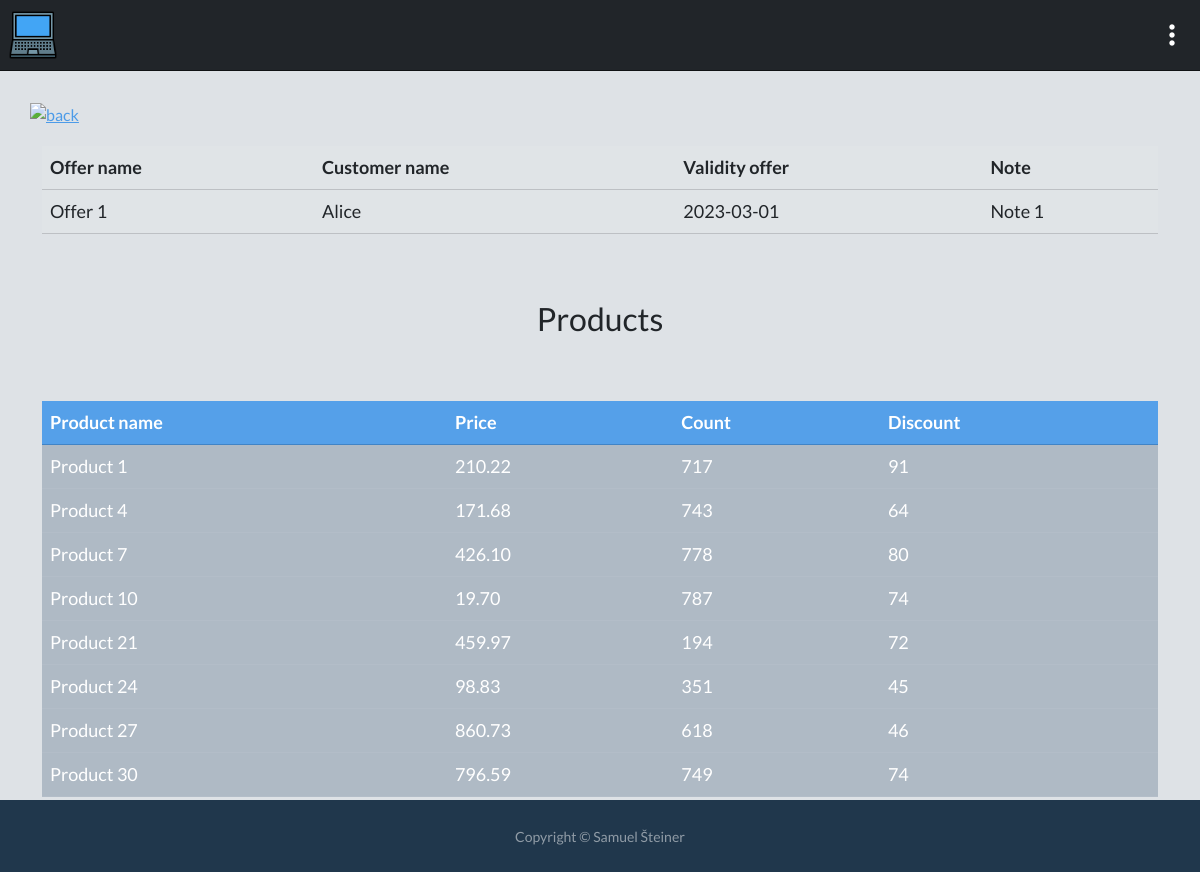
The page /offer/1 (signed in) on the database its author committed.
### tables this page shows
CREATE TABLE offers (
    id INT(11) NOT NULL AUTO_INCREMENT PRIMARY KEY,
    user_id INT(11) UNSIGNED,
    offer_name VARCHAR(255) NOT NULL,
    customer_name VARCHAR(50) NOT NULL,
    validity_offer DATE NOT NULL,
    note TEXT
);

CREATE TABLE products (
    id INT(11) NOT NULL AUTO_INCREMENT PRIMARY KEY,
    user_id INT(11) UNSIGNED,
    offer_id INT(11) UNSIGNED,
    product_name VARCHAR(255) NOT NULL,
    count INT(11) NOT NULL,
    price DECIMAL(10,2) NOT NULL,
    discount INT(11) NOT NULL
);

### app/Controllers/HomeController.php (called while the page is built, shortened)
<?php
class HomeController extends UserController
{
    public $model;
    public function showOfferAction($id)
    {
        try
        {
            $offer = $this->model->getOfferById($id);
            $products = $this->model->getProductsByOfferId($id);
            return require_once '../views/offer.php';
        }
        catch(Exception $e) { echo 'An error occurred: ' . $e->getMessage(); }
    }
}

### app/Kernel.php (called while the page is built, shortened)
<?php
include_once __DIR__.'/Connection/config.php';
$db = Connection::connect($config);
include_once(__DIR__."/../routes/web.php");
if(!empty($route))
{
    $routes = explode('@', $route);
    $action = lcfirst($routes[1]);
}
else
{
    $controller = 'HomeController';
    $model = "HomeModel";
    $action = "indexAction";
}
$load_new = new $controller();
$model = new $model();
$load_new->model = $model;
$model->db = $db;
if($action == 'showOfferAction' || $action == 'editOfferAction' || $action == 'deleteOfferAction' || $action == 'editProductAction' || $action == 'addProductAction' || $action == 'createProductAction') {
    $index = $load_new->$action($_GET['id']);
} else {
    $index = $load_new->$action();
}

### public/index.php (called while the page is built)
<?php
include_once __DIR__.'/../app/Kernel.php';

### app/Models/HomeModel.php (called while the page is built, shortened)
<?php
class HomeModel
{
    public $db;
    public function getOfferById($offer_id)
    {
        try
        {
            $stmt = $this->db->prepare("SELECT * FROM offers WHERE id = :offer_id");
            $stmt->bindValue(':offer_id', $offer_id, PDO::PARAM_INT);
            $stmt->execute();
            return $stmt->fetch(PDO::FETCH_ASSOC);
        }
        catch(Exception $e) { echo 'An error occurred: ' . $e->getMessage(); }
    }
    public function getProductsByOfferId($offer_id)
    {
        try
        {
            $stmt = $this->db->prepare("SELECT * FROM products WHERE offer_id = :offer_id");
            $stmt->bindValue(':offer_id', $offer_id, PDO::PARAM_INT);
            $stmt->execute();
            $products = $stmt->fetchAll(PDO::FETCH_ASSOC);
            foreach ($products as &$product)
            {
                $discounted_price = $product['price'] - ($product['price'] * $product['discount'] / 100);
            }
            return $products;
        }
        catch(Exception $e) { echo 'An error occurred: ' . $e->getMessage(); }
    }
}

### views/offer.php (the view, shortened to what this page needs)
<?php include_once('templates/head.php'); ?>
<body class="body">
    <div id="card" class="vh-100">
        <div id="card-header" class="card-header">
            <?php include_once('templates/header.php'); ?>
        </div>
        <div class="card-body">
            <a class="redirect-back" href="../home">
                <img src="../public/icons/back.png" alt="back">
            </a>
            <div class="container" id="white-container">
                <table class="table" id="table-showOffer">
                    <thead>
                        <tr>
                            <th scope="col">Offer name</th>
                            <th scope="col">Customer name</th>
                            <th scope="col">Validity offer</th>
                            <th scope="col">Note</th>
                        </tr>
                    </thead>
                    <tbody>
                        <tr>
                            <td scope="row"><?php echo $offer['offer_name']; ?></td>
                            <td scope="row"><?php echo $offer['customer_name']; ?></td>
                            <td scope="row"><?php echo $offer['validity_offer']; ?></td>
                            <td scope="row"><?php echo $offer['note']; ?></td>
                        </tr>
                    </tbody>
                </table>
                <div id="products-title">
                    <h2 class="text-center">Products</h2>
                </div>
                <table class="table" id="products-table">
                    <thead id="main-thead" class="thead-dark">
                        <tr>
                            <th scope="col">Product name</th>
                            <th scope="col">Price</th>
                            <th scope="col">Count</th>
                            <th scope="col">Discount</th>
                        </tr>
                    </thead>
                    <tbody class="table-light">
                        <?php foreach ($products as $product): ?>
                            <tr>
                                <td scope="row"><?php echo $product['product_name']; ?></td>
                                <td scope="row"><?php echo $product['price']; ?></td>
                                <td scope="row"><?php echo $product['count']; ?></td>
                                <td scope="row"><?php echo $product['discount']; ?></td>
                            </tr>
                        <?php endforeach; ?>
                    </tbody>
                </table>
            </div>
        </div>
    </div>
    <footer class="flex-shrink-0 py-4 bg-dark text-white-50">
        <?php include_once('templates/footer.php'); ?>
    </footer>
</body>
</html>

### public/styles/css/content.css (style rules this page uses)
#card-header { background: var(--bs-gray-900); padding: 10px 0; justify-content: space-between; display: flex; border-bottom: 1px solid rgba(0, 0, 0, 0.5); z-index: 1; }
#card { background: var(--bs-gray-300); }
.redirect-back { position: absolute; margin: 30px 0 0 30px; transition: .5s; border-radius: 50%; }
.redirect-back img { width: 64px; }
table.table { font-size: 18px; }
thead#main-thead { background: var(--bs-blue); }
#table-showOffer, #products-table, #products-title, #offer-products-table { position: relative; }
#table-showOffer { top: 75px; color: var(--bs-gray-900); }
#products-title { top: 125px; }
#products-table { top: 180px; }
#white-container { color: var(--bs-gray-900); }

### rows shown on the page
offers: offer_name "Offer 1", customer_name "Alice", validity_offer "2023-03-01", note "Note 1"
products: product_name "Product 1", price "210.22", count "717", discount "91"
products: product_name "Product 4", price "171.68", count "743", discount "64"
products: product_name "Product 7", price "426.10", count "778", discount "80"
products: product_name "Product 10", price "19.70", count "787", discount "74"
products: product_name "Product 21", price "459.97", count "194", discount "72"
products: product_name "Product 24", price "98.83", count "351", discount "45"
products: product_name "Product 27", price "860.73", count "618", discount "46"
products: product_name "Product 30", price "796.59", count "749", discount "74"
